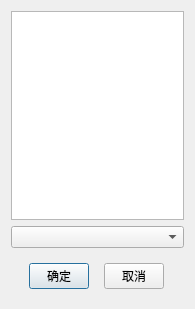
<?xml version="1.0" encoding="UTF-8"?>
<ui version="4.0">
 <class>Dialog</class>
 <widget class="QDialog" name="Dialog">
  <property name="geometry">
   <rect>
    <x>0</x>
    <y>0</y>
    <width>195</width>
    <height>309</height>
   </rect>
  </property>
  <property name="windowTitle">
   <string>关键词库</string>
  </property>
  <layout class="QVBoxLayout" name="verticalLayout">
   <item>
    <widget class="QTextEdit" name="textEdit"/>
   </item>
   <item>
    <widget class="QComboBox" name="comboBox"/>
   </item>
   <item>
    <widget class="QWidget" name="widget_5" native="true">
     <layout class="QHBoxLayout" name="horizontalLayout_5">
      <item>
       <widget class="QPushButton" name="pushButton_save">
        <property name="minimumSize">
         <size>
          <width>60</width>
          <height>0</height>
         </size>
        </property>
        <property name="maximumSize">
         <size>
          <width>60</width>
          <height>16777215</height>
         </size>
        </property>
        <property name="text">
         <string>确定</string>
        </property>
       </widget>
      </item>
      <item>
       <widget class="QPushButton" name="pushButton_cancel">
        <property name="minimumSize">
         <size>
          <width>60</width>
          <height>0</height>
         </size>
        </property>
        <property name="maximumSize">
         <size>
          <width>60</width>
          <height>16777215</height>
         </size>
        </property>
        <property name="text">
         <string>取消</string>
        </property>
       </widget>
      </item>
     </layout>
    </widget>
   </item>
  </layout>
 </widget>
 <resources/>
 <connections/>
</ui>
